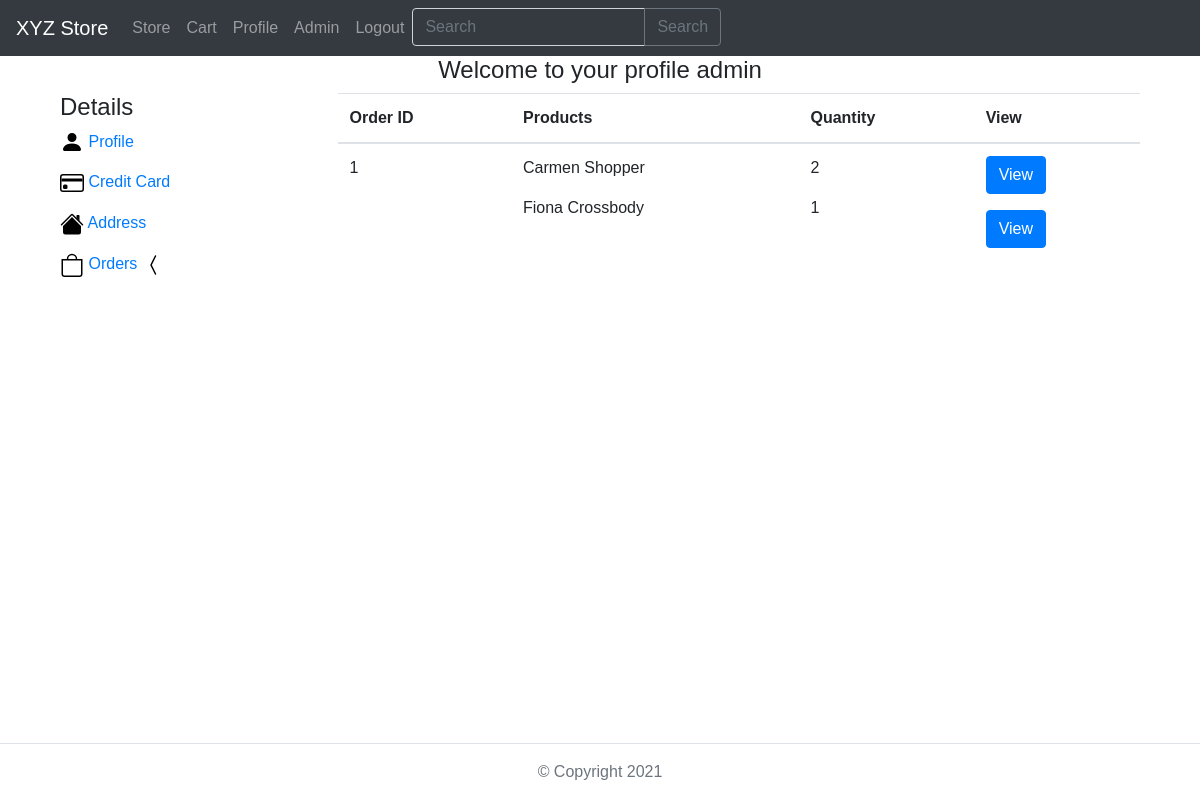
Page /orders (signed in) on the committed database.
### classes/models.py (models this page shows, shortened)
class User(UserMixin, db.Model):
    id = db.Column(db.Integer, primary_key=True)
    username = db.Column(db.String(25), unique=True, nullable=False)
    email = db.Column(db.String(120), unique=True, nullable=False)
    password = db.Column(db.String(80), nullable=False)
    date_created = db.Column(db.DateTime, default=datetime.now)
    status = db.Column(db.Boolean(), nullable=False, default=True)
    roles = db.relationship(
        "Role",
        secondary=roles_users,
        backref=db.backref("users", lazy="dynamic"),
    )
    reviews = db.relationship("Review", backref=db.backref("user"))
    orders = db.relationship("Orders", backref=db.backref("user"))
    credit_cards = db.relationship(
        "CreditCard",
        backref=db.backref("user"),
        cascade="all, delete, delete-orphan",
    )
    addresses = db.relationship(
        "Address",
        backref=db.backref("user"),
        cascade="all, delete, delete-orphan",
    )

class Orders(db.Model):
    order_id = db.Column(db.Integer, primary_key=True)
    user_id = db.Column(db.Integer, db.ForeignKey("user.id"))
    order_product = db.relationship(
        "OrderProduct", backref=db.backref("orders")
    )

class OrderProduct(db.Model):
    order_id = db.Column(
        "order_id",
        db.Integer(),
        db.ForeignKey("orders.order_id"),
        primary_key=True,
    )
    product_id = db.Column(
        db.Integer, db.ForeignKey("product.product_id"), primary_key=True
    )
    quantity = db.Column(db.Integer, nullable=False)
    product = db.relationship("Product")

class Product(db.Model):
    __tablename__ = "product"
    __table_args__ = {"extend_existing": True}
    product_id = db.Column(db.Integer, primary_key=True)
    product_name = db.Column(db.String(100), nullable=False)
    description = db.Column(db.String(100), nullable=False)
    image = db.Column(db.String(50), nullable=False)
    price = db.Column(db.Numeric(10, 2), nullable=False)
    quantity = db.Column(db.Integer, nullable=False)
    deleted = db.Column(db.Boolean(), default=False)
    query_class = QueryWithSoftDelete

### app.py (the view)
@app.route("/orders")
@login_required
def orders():
    return render_template("orders.html", current_user=current_user)

### app.py (called while the page is built)
@login_manager.user_loader
def load_user(user_id):
    return User.query.get(int(user_id))

@app.after_request
def add_header(response):
    response.headers[
        "Strict-Transport-Security"
    ] = "max-age=31536000; includeSubDomains"
    response.headers["X-Content-Type-Options"] = "nosniff"
    response.headers["X-Frame-Options"] = "SAMEORIGIN"
    response.headers["X-XSS-Protection"] = "1; mode=block"
    return response

### templates/orders.html (shortened to what this page needs)
{% extends "base.html" %}
{% block content %}
{% from "includes/_form_helper.html" import render_field %}
<div class="container-fluid content">
  <div class="row justify-content-center">
    <div class="col-sm-12">
      <h4 class="text-center">Welcome to your profile {{ current_user.username
        }}</h4>
    </div>
  </div>
  <div class="row justify-content-center">
    <div class="col-sm-3">
      <h4>Details</h4>
      <p>
        <img src="/static/images/person-fill.svg" alt="" width="24"
          height="24" />
        <a href="/profile">Profile</a>
      </p>
      <p>
        <img src="/static/images/credit-card.svg" alt="" width="24"
          height="24" />
        <a href="/cards">Credit Card</a>
      </p>
      <p>
        <img src="/static/images/house-fill.svg" alt="" width="24"
          height="24" />
        <a href="/addresses">Address</a>
      </p>
      <p>
        <img src="/static/images/bag.svg" alt="" width="24" height="24" />
        <a href="/orders">Orders</a>
        <img src="/static/images/chevron-compact-left.svg" alt="" width="24"
          height="24" />
      </p>
    </div>
    <div class="col-sm-9">
      <table class="table">
        <thead>
          <tr>
            <th>Order ID</th>
            <th>Products</th>
            <th>Quantity</th>
            <th>View</th>
          </tr>
        </thead>
        <tbody>
          {% for order in current_user.orders %}
          <tr>
            <td>
              {{ order.order_id }}
            </td>
            <td>
              {% for product in order.order_product%}
              <p>{{ product.product.product_name }}</p>
              {% endfor %}
            </td>
            <td>
              {% for product in order.order_product%}
              <p>{{ product.quantity }}</p>
              {% endfor %}
            </td>
            <td>
              {% for product in order.order_product%}
              <p><a
                  href="{{ url_for('product', product_id=product.product_id) }}"
                  class="btn btn-primary">View</a></p>
              {% endfor %}
            </td>
          </tr>
          {% endfor %}
        </tbody>
      </table>
    </div>
  </div>
</div>
{% endblock %}

### static/css/styles.css (style rules this page uses)
body { margin: 0; font-family: "Source Sans Pro", sans-serif; }

### rows in the picture
User: username "admin"
Orders: order_id "1"
OrderProduct: product.product_name "Carmen Shopper", quantity "2"
OrderProduct: product.product_name "Fiona Crossbody", quantity "1"
